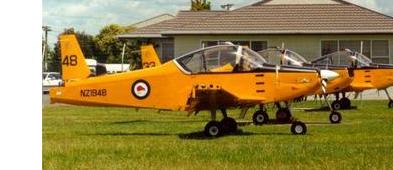
#> input picture Clustering_Image_Classification/Clustering/aadsfasfd.jpg, 393 x 170 px; its folder holds only this picture in this run
$ jupyter execute --allow-errors Image_Classification.ipynb
#> lines starting #> are read from the running program, lines starting #| are printed output that depends on the picture
This is the part that sets up the images into k clusters for k means! In the other jupyter notebook I custom implemented the k means clustering for extra credit but I used the built in one here because it was faster!

[cell 1]
import sklearn
import numpy as np
import scipy
import math
import os
import cv2
import math
from scipy import misc
import numpy as np
import matplotlib.pyplot as plt
import time
from random import randint
import random
from sklearn.cluster import KMeans
from sklearn import svm
from sklearn.svm import SVC

print ("now starting")

sift = cv2.xfeatures2d.SIFT_create()
mypicdict=[]

directory="Clustering"
for filename in os.listdir(directory):
    mypicdict.append(directory+"/"+filename)

mymatrix=np.zeros((0, 128))
start = time.time()
for pic in mypicdict:
    img1_ = cv2.imread(pic)
#> img1_ is the input picture: shape (170, 393, 3); mean B, G, R 77.4, 132.6, 152.2
    img1= cv2.cvtColor(img1_,cv2.COLOR_BGR2GRAY)
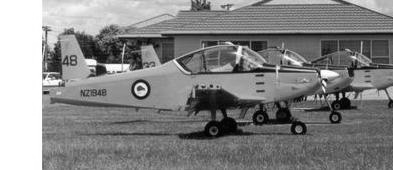
#> img1: shape (170, 393); min 1, max 255, mean 132.2
    kp1, des1 = sift.detectAndCompute(img1,None)
#> kp1 = 568 keypoints; strongest (x, y, size): (340, 95, 2.7), (323, 82, 2), (92, 62, 5.5), (326, 80, 2.2)
    try:
        mymatrix=np.concatenate((mymatrix, des1[0:des1.shape[0]-1]),  axis=0) #this takes a while
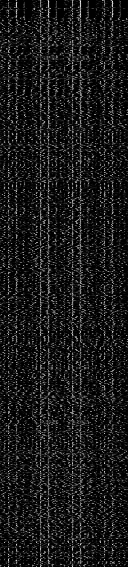
#> mymatrix: shape (567, 128) float64; min 0, max 237, mean 25.5
    except Exception:
        print (Exception)
        continue

end = time.time()
print((end - start))
print ("is starting to make kmeans")
start=time.time()
kmeans = KMeans(n_clusters=100).fit(mymatrix)
end=time.time()
print((end - start))
print ("is done with kmeans!")

$ run again, on Clustering_Image_Classification/Clustering/ab.jpg
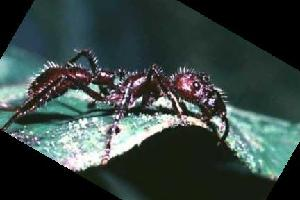
#> input picture Clustering_Image_Classification/Clustering/ab.jpg, 300 x 200 px
#> img1_ is the input picture: shape (200, 300, 3); mean B, G, R 66.8, 70, 56
#> `img1= cv2.cvtColor(img1_,cv2.COLOR_BGR2GRAY)`:
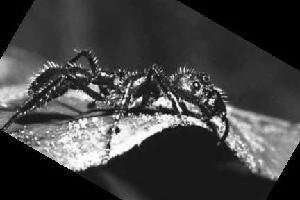
#> img1: shape (200, 300); min 0, max 255, mean 65.4
#> kp1 = 442 keypoints; strongest (x, y, size): (196, 85, 1.9), (103, 74, 2.7), (117, 130, 3.6), (140, 99, 3.3)
#> `mymatrix=np.concatenate((mymatrix, des1[0:des1.shape[0]-1]),  axis=0)`:
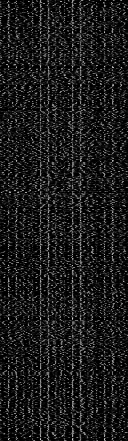
#> mymatrix: shape (441, 128) float64; min 0, max 213, mean 27.1
